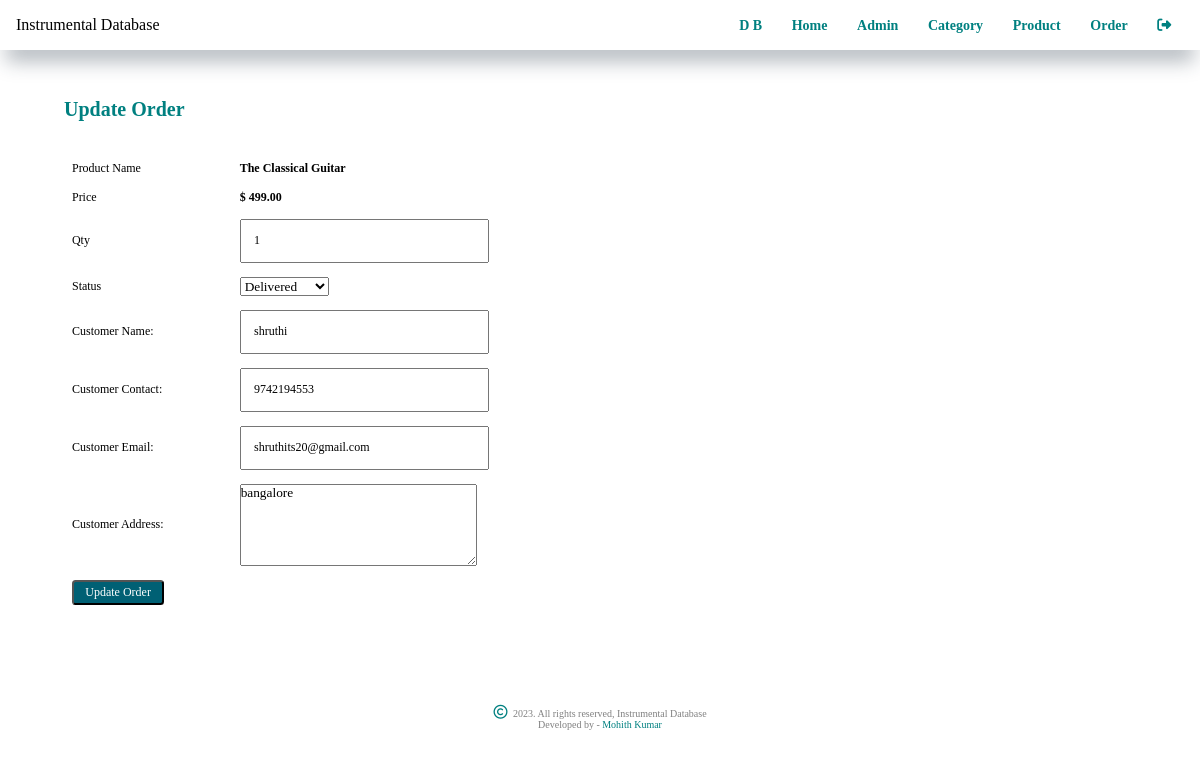
/admin/update-order.php?id=8 (signed in), run on the app's committed database.
### tables this page shows
CREATE TABLE `t_order` (
  `id` int(10) UNSIGNED NOT NULL,
  `product` varchar(150) NOT NULL,
  `price` decimal(10,2) NOT NULL,
  `qty` int(11) NOT NULL,
  `total` decimal(10,2) NOT NULL,
  `order_date` datetime NOT NULL,
  `status` varchar(50) NOT NULL,
  `c_name` varchar(150) NOT NULL,
  `c_contact` varchar(20) NOT NULL,
  `c_mail` varchar(150) NOT NULL,
  `c_address` varchar(255) NOT NULL
);

### admin/update-order.php (the view, shortened to what this page needs)
<?php include('./partials/menu.php') ?>
<div class="main-content">
    <div class="wrapper">
        <h1>Update Order</h1>
        <?php
        if (isset($_GET['id'])) {
            $id = $_GET['id'];
            $sql = "SELECT * FROM t_order WHERE id=$id";
            $res = mysqli_query($conn, $sql);
            $count = mysqli_num_rows($res);
            if ($count == 1) {
                $row = mysqli_fetch_assoc($res);
                $product = $row['product'];
                $price = $row['price'];
                $qty = $row['qty'];
                $status = $row['status'];
                $c_name = $row['c_name'];
                $c_contact = $row['c_contact'];
                $c_mail = $row['c_mail'];
                $c_address = $row['c_address'];
            } else {
                header('location:' . URL . 'admin/manage-order.php');
            }
        } else {
            header('location:' . URL . 'admin/manage-order.php');
        }
        ?>
        <form action="" method="POST">
            <table class="tbl-30">
                <tr>
                    <td>Product Name</td>
                    <td><b>
                            <?php echo $product; ?>
                        </b></td>
                </tr>
                <tr>
                    <td>Price</td>
                    <td>
                        <b> $ <?php echo $price; ?></b>
                    </td>
                </tr>
                <tr>
                    <td>Qty</td>
                    <td>
                        <input type="number" name="qty" value="<?php echo $qty; ?>">
                    </td>
                </tr>
                <tr>
                    <td>Status</td>
                    <td>
                        <select name="status">
                            <option <?php if ($status == "Delivered") {
                                echo "selected";
                            } ?> value="Delivered">Delivered
                            </option>
                        </select>
                    </td>
                </tr>
                <tr>
                    <td>Customer Name: </td>
                    <td>
                        <input type="text" name="c_name" value="<?php echo $c_name; ?>">
                    </td>
                </tr>
                <tr>
                    <td>Customer Contact: </td>
                    <td>
                        <input type="text" name="c_contact" value="<?php echo $c_contact; ?>">
                    </td>
                </tr>
                <tr>
                    <td>Customer Email: </td>
                    <td>
                        <input type="text" name="c_mail" value="<?php echo $c_mail; ?>">
                    </td>
                </tr>
                <tr>
                    <td>Customer Address: </td>
                    <td>
                        <textarea name="c_address" cols="30" rows="5"><?php echo $c_address; ?></textarea>
                    </td>
                </tr>
                <tr>
                    <td clospan="2">
                        <input type="submit" name="submit" value="Update Order" class="btn-secondary">
                    </td>
                </tr>
            </table>
        </form>
    </div>
</div>
<?php include('./partials/footer.php') ?>

### css/admin.css (style rules this page uses)
* { margin: 0; padding: 0; font-family: "Poppins"; text-decoration: none; box-sizing: border-box; }
.wrapper h1 { font-size: 20px; color: teal; margin: 3rem 0 2rem 4rem; }
table tr td { font-size: 12px; padding: 1%; border-radius: 5px; }
.btn-secondary { font-size: 12px; background-color: rgb(0, 96, 116); padding: 2%; border-radius: 3.5px; color: white; cursor: pointer; }
.tbl-30 { width: 50%; margin: 2rem 0 1rem 4rem; }
table tr td input { width: 60%; padding: 3%; font-size: 12px; }

### data on the page
t_order: product "The Classical Guitar", price "499.00", qty "1", status "Delivered", c_name "shruthi", c_contact "9742194553", c_mail "shruthits20@gmail.com", c_address "bangalore"
